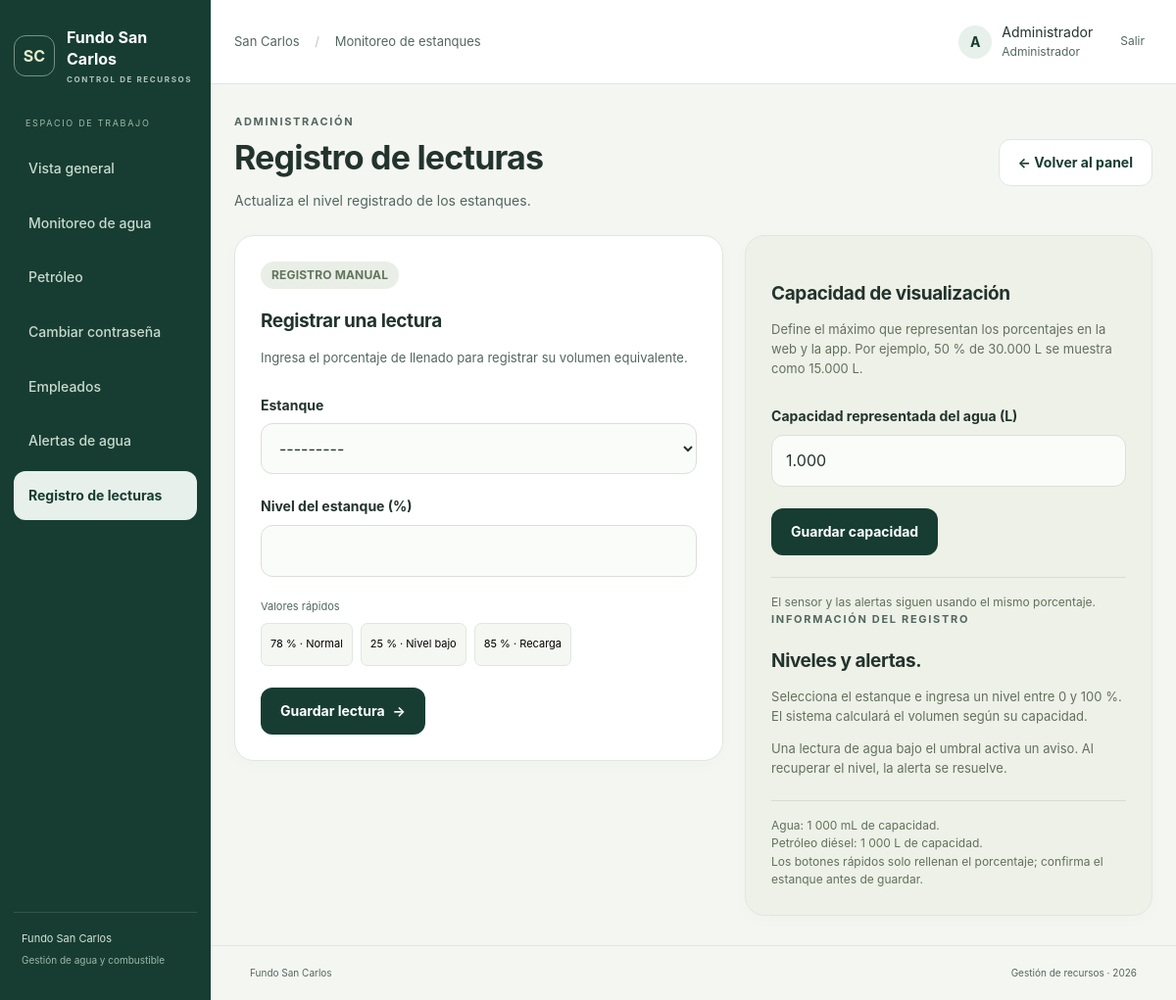
/simulador/ (signed in), run on the app's committed database.
### monitoreo/models.py (models this page shows)
class Usuario(AbstractUser):
    class Rol(models.TextChoices):
        ADMINISTRADOR = 'administrador', 'Administrador'
        TRABAJADOR = 'trabajador', 'Trabajador'
    rut = models.CharField(max_length=12, unique=True, null=True, blank=True)
    rol = models.CharField(max_length=20, choices=Rol.choices, default=Rol.TRABAJADOR)
    @property
    def es_administrador(self):
        return self.rol == self.Rol.ADMINISTRADOR

class Estanque(models.Model):
    class Tipo(models.TextChoices):
        AGUA = 'agua', 'Agua'
        PETROLEO = 'petroleo', 'Petróleo diésel'
    nombre = models.CharField(max_length=100)
    tipo = models.CharField(max_length=12, choices=Tipo.choices, unique=True)
    capacidad_litros = models.DecimalField(max_digits=12, decimal_places=3, validators=[MinValueValidator(Decimal('0.001'))])
    capacidad_visual_litros = models.DecimalField(max_digits=12, decimal_places=3, null=True, blank=True, validators=[MinValueValidator(Decimal('0.001'))])
    umbral_pct = models.DecimalField(max_digits=5, decimal_places=2, default=30, validators=[MinValueValidator(0), MaxValueValidator(100)])
    class Meta:
        ordering = ['tipo']
        constraints = [
            models.CheckConstraint(condition=models.Q(capacidad_litros__gt=0), name='capacidad_positiva'),
            models.CheckConstraint(condition=models.Q(capacidad_visual_litros__isnull=True) | models.Q(capacidad_visual_litros__gt=0), name='capacidad_visual_positiva'),
            models.CheckConstraint(condition=models.Q(umbral_pct__gte=0, umbral_pct__lte=100), name='umbral_valido'),
        ]
    @property
    def capacidad_representada(self):
        if self.tipo == self.Tipo.AGUA and self.capacidad_visual_litros is not None:
            return self.capacidad_visual_litros
        return self.capacidad_litros
    @property
    def unidad_volumen(self):
        return 'mL' if self.tipo == self.Tipo.AGUA and self.capacidad_representada <= 1 else 'L'
    def volumen_visible(self, litros):
        representado = litros * self.capacidad_representada / self.capacidad_litros
        return representado * 1000 if self.unidad_volumen == 'mL' else representado
    def __str__(self):
        return self.nombre

### monitoreo/views.py (the view, shortened to what this page needs)
# urls.py: path('simulador/', views.simulador, name='simulador'),
@never_cache
@administrador_required
def simulador(request):
    agua = get_object_or_404(Estanque, tipo=Estanque.Tipo.AGUA)
    cambia_capacidad = request.method == 'POST' and request.POST.get('accion') == 'capacidad_visual'
    capacidad_form = CapacidadVisualForm(
        request.POST if cambia_capacidad else None,
        initial={'capacidad_visual_litros': agua.capacidad_representada})
    if cambia_capacidad and capacidad_form.is_valid():
        configurar_capacidad_visual(capacidad_form.cleaned_data['capacidad_visual_litros'])
        messages.success(request, 'Capacidad de visualización actualizada.')
        return redirect('simulador')
    form = SimulacionForm(request.POST if request.method == 'POST' and not cambia_capacidad else None)
    return render(request, 'monitoreo/simulador.html', {'form': form, 'capacidad_form': capacidad_form, 'estanques': Estanque.objects.all(), 'seccion': 'simulador'})

### monitoreo/forms.py
class SimulacionForm(forms.Form):
    estanque = forms.ModelChoiceField(queryset=Estanque.objects.filter(tipo='agua'), label='Estanque')
    porcentaje = forms.DecimalField(label='Nivel del estanque (%)', min_value=0, max_value=100, max_digits=5, decimal_places=2, widget=forms.NumberInput(attrs={'min': 0, 'max': 100, 'step': '0.01', 'inputmode': 'decimal'}))

class CapacidadVisualForm(forms.Form):
    capacidad_visual_litros = forms.DecimalField(
        label='Capacidad representada del agua (L)', min_value=Decimal('0.001'),
        max_digits=12, decimal_places=3,
        widget=forms.NumberInput(attrs={'min': '0.001', 'step': '0.001', 'inputmode': 'decimal'}))

### monitoreo/templatetags/volumen.py (called while the page is built)
@register.filter
def volumen_en(litros, estanque):
    cantidad = estanque.volumen_visible(litros)
    return f'{floatformat(cantidad, "0g")} {estanque.unidad_volumen}'

### monitoreo/views.py (called while the page is built)
def administrador_required(view):
    @wraps(view)
    @login_required
    def wrapped(request, *args, **kwargs):
        if not request.user.es_administrador:
            raise PermissionDenied
        return view(request, *args, **kwargs)
    return wrapped

### templates/monitoreo/simulador.html
{% extends 'base.html' %}{% load volumen %}{% block content %}
<div class="page-heading"><div><span class="eyebrow">ADMINISTRACIÓN</span><h1>Registro de lecturas</h1><p class="muted">Actualiza el nivel registrado de los estanques.</p></div><a href="{% url 'panel' %}" class="button secondary">← Volver al panel</a></div>
<section class="section-grid form-layout"><article class="surface"><span class="pill neutral">REGISTRO MANUAL</span><h2>Registrar una lectura</h2><p class="muted">Ingresa el porcentaje de llenado para registrar su volumen equivalente.</p><form method="post" class="stack" id="simulation-form">{% csrf_token %}{{ form.non_field_errors }}{% for field in form %}<div class="field"><label for="{{ field.id_for_label }}">{{ field.label }}</label>{{ field }}{{ field.errors }}</div>{% endfor %}
<div class="presets"><span>Valores rápidos</span><button type="button" data-preset="78">78 % · Normal</button><button type="button" data-preset="25">25 % · Nivel bajo</button><button type="button" data-preset="85">85 % · Recarga</button></div><button type="submit" class="button primary">Guardar lectura <span>→</span></button></form></article>
<aside class="surface info-card">
<h2>Capacidad de visualización</h2><p>Define el máximo que representan los porcentajes en la web y la app. Por ejemplo, 50 % de 30.000 L se muestra como 15.000 L.</p>
<form method="post" class="stack">{% csrf_token %}<input type="hidden" name="accion" value="capacidad_visual">
{{ capacidad_form.non_field_errors }}{% for field in capacidad_form %}<div class="field"><label for="{{ field.id_for_label }}">{{ field.label }}</label>{{ field }}{{ field.errors }}</div>{% endfor %}
<button class="button primary" type="submit">Guardar capacidad</button></form>
<div class="note">El sensor y las alertas siguen usando el mismo porcentaje.</div>
<span class="eyebrow">INFORMACIÓN DEL REGISTRO</span><h2>Niveles y alertas.</h2><p>Selecciona el estanque e ingresa un nivel entre 0 y 100 %. El sistema calculará el volumen según su capacidad.</p><p>Una lectura de agua bajo el umbral activa un aviso. Al recuperar el nivel, la alerta se resuelve.</p><div class="note">{% for estanque in estanques %}{{ estanque.get_tipo_display }}: {{ estanque.capacidad_litros|volumen_en:estanque }} de capacidad.<br>{% endfor %}Los botones rápidos solo rellenan el porcentaje; confirma el estanque antes de guardar.</div></aside></section>
{% endblock %}

### templates/base.html (shortened to what this page needs)
{% load static %}<!doctype html>
<html lang="es"><head><meta charset="utf-8"><meta name="viewport" content="width=device-width,initial-scale=1">
<link rel="stylesheet" href="{% static 'css/app.css' %}"><link rel="stylesheet" href="{% static 'css/interfaz.css' %}?v=2"><script src="{% static 'js/app.js' %}" defer></script></head>
<body>{% if user.is_authenticated %}
<aside class="sidebar"><a class="brand" href="{% url 'panel' %}"><span class="brand-icon">SC</span><span>Fundo San Carlos<small>CONTROL DE RECURSOS</small></span></a>
<div class="nav-label">ESPACIO DE TRABAJO</div><nav aria-label="Navegación principal">
<a href="{% url 'panel' %}" class="{% if seccion == 'panel' %}selected{% endif %}">Vista general</a>
<a href="{% url 'agua' %}" class="{% if seccion == 'agua' %}selected{% endif %}">Monitoreo de agua</a>
<a href="{% url 'petroleo' %}" class="{% if seccion == 'petroleo' %}selected{% endif %}">Petróleo</a>
<a href="{% url 'cambiar_clave' %}" class="{% if seccion == 'clave' %}selected{% endif %}">Cambiar contraseña</a>
{% if user.es_administrador %}<a href="{% url 'empleados' %}" class="{% if seccion == 'empleados' %}selected{% endif %}">Empleados</a><a href="{% url 'alertas' %}" class="{% if seccion == 'alertas' %}selected{% endif %}">Alertas de agua</a>
<a href="{% url 'simulador' %}" class="{% if seccion == 'simulador' %}selected{% endif %}">Registro de lecturas</a>{% endif %}</nav>
<div class="sidebar-bottom">Fundo San Carlos<p>Gestión de agua y combustible</p></div></aside>
<div class="workspace"><header class="topbar"><span class="breadcrumb">San Carlos <span>/</span> {% if seccion == 'empleados' %}Empleados{% elif seccion == 'petroleo' %}Petróleo{% elif seccion == 'clave' %}Mi cuenta{% else %}Monitoreo de estanques{% endif %}</span><div class="account"><span class="avatar">{{ user.first_name|first|default:user.username|first|upper }}</span><span>{{ user.first_name|default:user.username }}<small>{{ user.get_rol_display }}</small></span><form action="{% url 'logout' %}" method="post">{% csrf_token %}<button class="logout" type="submit">Salir</button></form></div></header>
<main id="contenido">{% if messages %}<div class="messages" aria-live="polite">{% for message in messages %}<div class="message {{ message.tags }}">{{ message }}</div>{% endfor %}</div>{% endif %}{% block content %}{% endblock %}</main>
<footer>Fundo San Carlos <span>Gestión de recursos · 2026</span></footer></div>
{% else %}{% block public %}{% endblock %}{% endif %}</body></html>

### static/css/interfaz.css (style rules this page uses)
:root { --muted: #53675f; --line: #dfe7e1; --radius: 20px; }
.sidebar { overflow-y: auto; }
.nav-label { margin-top: 32px; }
.sidebar nav a { border: 1px solid transparent; font-weight: 500; border-radius: 12px; }
.sidebar nav a.selected { background: #e7f0eb; color: #173d32; font-weight: 700; }
.topbar { min-height: 76px; }
.account { font-size: 14px; }
.account small, .logout { font-size: 12px; }
.breadcrumb { font-size: 13px; }
.page-heading h1 { font-size: clamp(27px, 3vw, 34px); letter-spacing: -.8px; }
.page-heading p { color: var(--muted); max-width: 650px; }
.surface { box-shadow: 0 4px 18px #173d3205; }
.button { border-radius: 12px; font-size: 14px; min-height: 48px; gap: 8px; }
.button.secondary { color: var(--green); }
.pill { font-size: 12px; border-radius: 20px; padding: 5px 11px; }
.field label { font-size: 14px; }
.field input, .field select { min-height: 52px; border-radius: 12px; background: #fafcf9; }

### data on the page
Usuario: first_name|first "A", first_name "Administrador", rol "Administrador"
Estanque: tipo "Agua", capacidad_litros|volumen_en "1 000 mL"
Estanque: tipo "Petróleo diésel", capacidad_litros|volumen_en "1 000 L"

### other printed values
{{ field.label }} "Estanque" "Nivel del estanque (%)"
{{ field.label }} "Capacidad representada del agua (L)"
